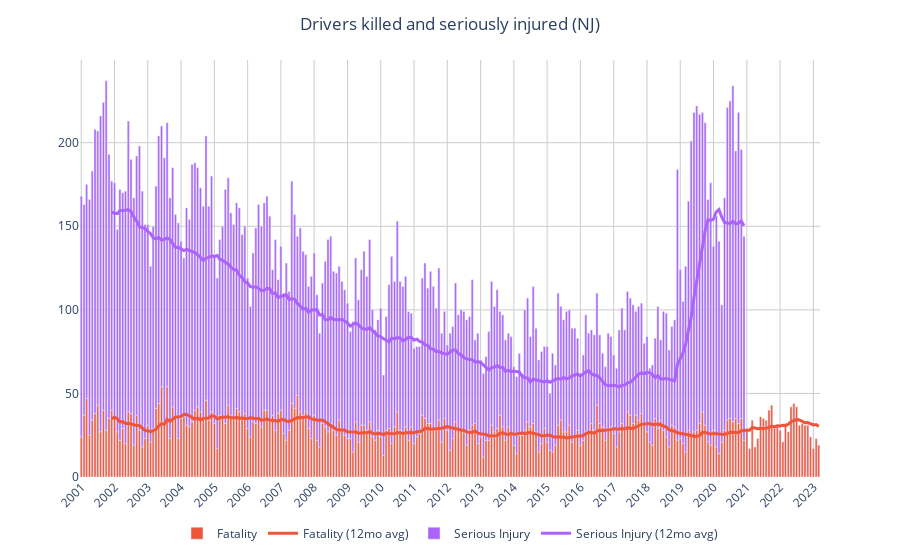

The notebook cell saved with this chart:
### Markdown cell above
### Drivers

### Code cell
ksim_plot(adi, 'Drivers killed and seriously injured (NJ)', 'driver-injuries')

### Figure 1 — Plotly figure (JSON) as saved in the notebook; plotly's stock layout.template omitted (floating-point values rounded to 4 significant figures; data arrays with more than 128 entries replaced by an {"elided": "..."} marker saying what was removed)
{"data": [{"alignmentgroup": "True", "hovertemplate": "%{y:,d}", "legendgroup": "Fatality", "legendrank": 100, "marker": {"color": "#EF553B", "pattern": {"shape": ""}}, "name": "Fatality", "offsetgroup": "Fatality", "orientation": "v", "showlegend": true, "textposition": "auto", "type": "bar", "x": {"elided": "267 str values"}, "xaxis": "x", "y": {"elided": "267 int values"}, "yaxis": "y"}, {"alignmentgroup": "True", "hovertemplate": "%{y:,d}", "legendgroup": "Serious Injury", "legendrank": 102, "marker": {"color": "#AB63FA", "pattern": {"shape": ""}}, "name": "Serious Injury", "offsetgroup": "Serious Injury", "orientation": "v", "showlegend": true, "textposition": "auto", "type": "bar", "x": {"elided": "267 str values"}, "xaxis": "x", "y": {"elided": "267 int values"}, "yaxis": "y"}, {"legendrank": 101, "line": {"color": "#EF553B", "width": 3}, "name": "Fatality (12mo avg)", "type": "scatter", "x": {"elided": "267 str values"}, "y": {"elided": "267 float values"}}, {"legendrank": 103, "line": {"color": "#AB63FA", "width": 3}, "name": "Serious Injury (12mo avg)", "type": "scatter", "x": {"elided": "267 str values"}, "y": {"elided": "267 float values"}}], "layout": {"barmode": "relative", "hovermode": "x", "legend": {"orientation": "h", "title": {"text": ""}, "tracegroupgap": 0, "x": 0.5, "xanchor": "center"}, "margin": {"t": 60}, "plot_bgcolor": "white", "title": {"text": "Drivers killed and seriously injured (NJ)", "x": 0.5}, "xaxis": {"anchor": "y", "domain": [0, 1], "gridcolor": "#ccc", "tickangle": -45, "tickmode": "array", "ticktext": [2001, 2002, 2003, 2004, 2005, 2006, 2007, 2008, 2009, 2010, 2011, 2012, 2013, 2014, 2015, 2016, 2017, 2018, 2019, 2020, 2021, 2022, 2023], "tickvals": [2001, 2002, 2003, 2004, 2005, 2006, 2007, 2008, 2009, 2010, 2011, 2012, 2013, 2014, 2015, 2016, 2017, 2018, 2019, 2020, 2021, 2022, 2023], "title": {"text": ""}}, "yaxis": {"anchor": "x", "domain": [0, 1], "gridcolor": "#ccc", "title": {"text": ""}}}}
